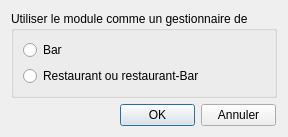
<?xml version="1.0" encoding="UTF-8"?>
<ui version="4.0">
 <class>BDConfigurerModule</class>
 <widget class="QDialog" name="BDConfigurerModule">
  <property name="geometry">
   <rect>
    <x>0</x>
    <y>0</y>
    <width>247</width>
    <height>122</height>
   </rect>
  </property>
  <property name="windowTitle">
   <string>Dialog</string>
  </property>
  <layout class="QGridLayout" name="gridLayout">
   <item row="0" column="0">
    <widget class="QGroupBox" name="groupBox">
     <property name="title">
      <string>Utiliser le module comme un gestionnaire de</string>
     </property>
     <layout class="QGridLayout" name="gridLayout_2">
      <item row="0" column="0">
       <widget class="QRadioButton" name="rb_bar">
        <property name="text">
         <string>Bar</string>
        </property>
       </widget>
      </item>
      <item row="1" column="0">
       <widget class="QRadioButton" name="rb_restoBar">
        <property name="text">
         <string>Restaurant ou restaurant-Bar</string>
        </property>
       </widget>
      </item>
     </layout>
    </widget>
   </item>
   <item row="1" column="0">
    <layout class="QFormLayout" name="formLayout">
     <property name="labelAlignment">
      <set>Qt::AlignRight|Qt::AlignTrailing|Qt::AlignVCenter</set>
     </property>
     <property name="formAlignment">
      <set>Qt::AlignRight|Qt::AlignTop|Qt::AlignTrailing</set>
     </property>
     <property name="rightMargin">
      <number>7</number>
     </property>
     <item row="0" column="0">
      <widget class="QPushButton" name="btn_ok">
       <property name="maximumSize">
        <size>
         <width>75</width>
         <height>23</height>
        </size>
       </property>
       <property name="text">
        <string>OK</string>
       </property>
      </widget>
     </item>
     <item row="0" column="1">
      <widget class="QPushButton" name="btn_annuler">
       <property name="maximumSize">
        <size>
         <width>75</width>
         <height>23</height>
        </size>
       </property>
       <property name="text">
        <string>Annuler</string>
       </property>
      </widget>
     </item>
    </layout>
   </item>
  </layout>
 </widget>
 <resources/>
 <connections/>
</ui>
